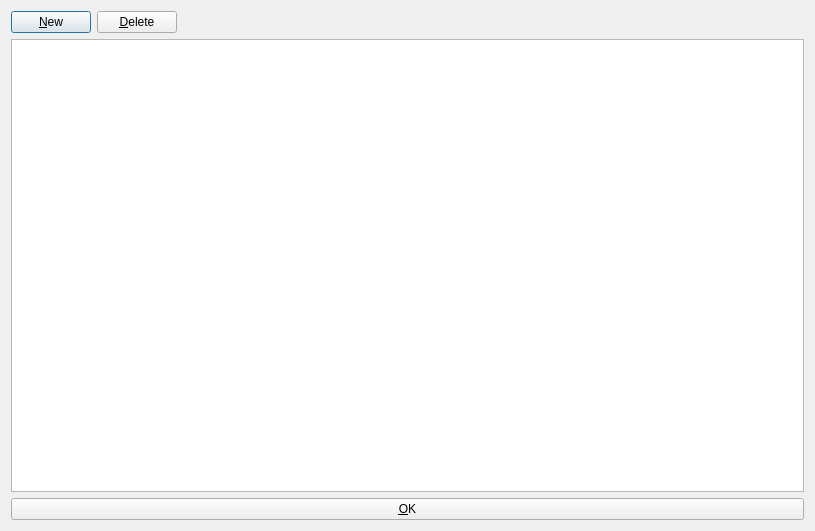
<?xml version="1.0" encoding="UTF-8"?>
<ui version="4.0">
 <class>LieferantenDialog</class>
 <widget class="QDialog" name="LieferantenDialog">
  <property name="geometry">
   <rect>
    <x>0</x>
    <y>0</y>
    <width>815</width>
    <height>531</height>
   </rect>
  </property>
  <property name="windowTitle">
   <string>Lieferanten</string>
  </property>
  <layout class="QVBoxLayout" name="verticalLayout">
   <item>
    <layout class="QHBoxLayout" name="horizontalLayout">
     <item>
      <widget class="QPushButton" name="pushButton_newRecord">
       <property name="text">
        <string>&amp;New</string>
       </property>
      </widget>
     </item>
     <item>
      <widget class="QPushButton" name="pushButton_deleteRecord">
       <property name="text">
        <string>&amp;Delete</string>
       </property>
      </widget>
     </item>
     <item>
      <spacer name="horizontalSpacer">
       <property name="orientation">
        <enum>Qt::Horizontal</enum>
       </property>
       <property name="sizeHint" stdset="0">
        <size>
         <width>40</width>
         <height>20</height>
        </size>
       </property>
      </spacer>
     </item>
    </layout>
   </item>
   <item>
    <widget class="QTableView" name="tableView_lieferanten"/>
   </item>
   <item>
    <widget class="QPushButton" name="pushButton_OK">
     <property name="text">
      <string>&amp;OK</string>
     </property>
    </widget>
   </item>
  </layout>
 </widget>
 <resources/>
 <connections/>
</ui>
